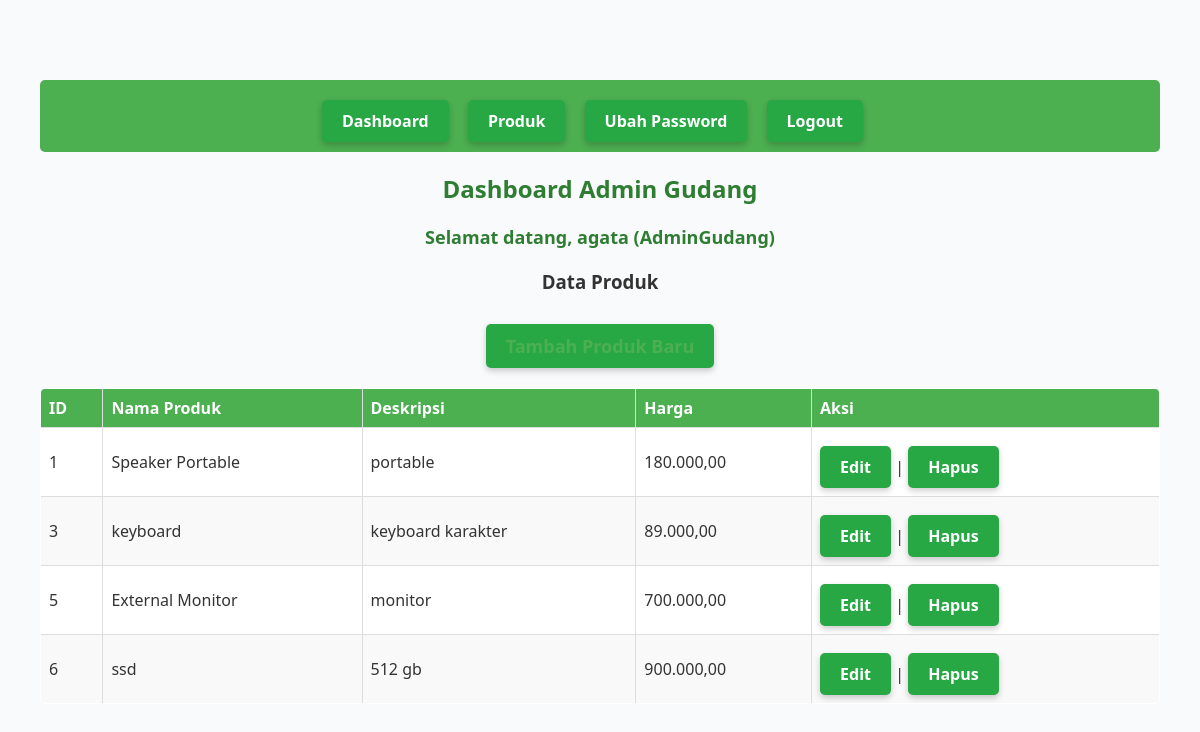
The app's page /dashboard.php (signed in) with its own data.
### tables this page shows
CREATE TABLE `products` (
  `id` int(11) NOT NULL,
  `name` varchar(50) NOT NULL,
  `description` text NOT NULL,
  `price` double NOT NULL,
  `created` timestamp NOT NULL DEFAULT current_timestamp() ON UPDATE current_timestamp()
);

### dashboard.php (the view, shortened to what this page needs)
<?php
require 'connect.php';
$fullname = $_SESSION['fullname'];
$role = $_SESSION['role'];
?>
<!DOCTYPE html>
<html lang="id">
<head>
    <link rel="stylesheet" href="style.css">
</head>
<body>
<div class="navbar">
    <a href="dashboard.php">Dashboard</a>
    <a href="products.php">Produk</a>
    <a href="change_password.php">Ubah Password</a>
    <a href="logout.php" onclick="return confirmLogout()">Logout</a>
</div>
<h2>Dashboard Admin Gudang</h2>
<p>Selamat datang, <b><?= htmlspecialchars($fullname) ?></b> (<?= htmlspecialchars($role) ?>)</p>
<h3>Data Produk</h3>
<p><a href="add_product.php">Tambah Produk Baru</a></p>
<?php
$result = $conn->query("SELECT * FROM products");
if ($result->num_rows > 0):
?>
<table>
    <thead>
        <tr>
            <th>ID</th>
            <th>Nama Produk</th>
            <th>Deskripsi</th>
            <th>Harga</th>
            <th>Aksi</th>
        </tr>
    </thead>
    <tbody>
        <?php while ($product = $result->fetch_assoc()): ?>
        <tr>
            <td><?= $product['id'] ?></td>
            <td><?= htmlspecialchars($product['name']) ?></td>
            <td><?= htmlspecialchars($product['description']) ?></td>
            <td><?= number_format($product['price'], 2, ',', '.') ?></td>
            <td>
                <a href="edit_product.php?id=<?= $product['id'] ?>">Edit</a> |
                <a href="delete_product.php?id=<?= $product['id'] ?>" onclick="return confirm('Apakah Anda yakin ingin menghapus produk ini?')">Hapus</a>
            </td>
        </tr>
        <?php endwhile; ?>
    </tbody>
</table>
<?php else: ?>
<p>Belum ada produk yang ditambahkan.</p>
<?php endif; ?>
</body>
</html>

### style.css (style rules this page uses)
body { font-family: Arial, sans-serif; background-color: #f2f2f2; margin: 0; padding: 0; }
h2 { text-align: center; color: #333; margin-top: 30px; }
p { text-align: center; font-size: 14px; }
a { color: #4CAF50; text-decoration: none; }
body { font-family: Arial, sans-serif; background-color: #f2f2f2; margin: 0; padding: 20px; }
.navbar { margin-bottom: 20px; background-color: #4CAF50; padding: 10px 20px; border-radius: 5px; }
.navbar a { color: white; margin-right: 15px; text-decoration: none; font-weight: bold; }
h2, h3 { color: #333; }
table { border-collapse: collapse; width: 100%; background-color: #fff; margin-bottom: 20px; border-radius: 5px; overflow: hidden; }
table, th, td { border: 1px solid #ccc; padding: 10px; text-align: left; }
th { background-color: #4CAF50; color: white; }
tr:nth-child(even) { background-color: #f9f9f9; }
p { font-size: 14px; }
h2 { text-align: center; color: #333; margin-top: 20px; }
h2, h3 { color: #333; text-align: center; }
table { border-collapse: collapse; width: 100%; background-color: #fff; margin: 20px 0; border-radius: 5px; overflow: hidden; }
a { color: #4CAF50; text-decoration: none; font-weight: bold; }
p { font-size: 14px; text-align: center; margin: 10px 0; }
p { text-align: center; font-size: 14px; color: red; }
* { margin: 0; padding: 0; box-sizing: border-box; font-family: Arial, sans-serif; }
body { background-color: #f8f8f8; padding: 20px; }
.navbar { background-color: #4CAF50; padding: 10px 20px; border-radius: 5px; }
.navbar a { color: white; text-decoration: none; margin-right: 15px; font-weight: bold; }
h2, h3 { color: #333; text-align: center; margin-bottom: 10px; }
table { width: 100%; border-collapse: collapse; margin: 0 auto; background-color: #fff; }
table th, table td { border: 1px solid #ddd; padding: 8px; text-align: left; }
table th { background-color: #4CAF50; color: white; }
* { margin: 0; padding: 0; box-sizing: border-box; font-family: "Segoe UI", Arial, sans-serif; }
body { background-color: #f5f5f5; color: #333; text-align: center; padding-top: 80px; }
h2 { color: #2e7d32; margin-bottom: 20px; }
p { margin-bottom: 15px; font-size: 16px; }
a { color: #4CAF50; text-decoration: none; font-weight: 600; }
body { background-color: #f5f6f5; text-align: center; padding-top: 70px; color: #333; }
p a { display: inline-block; margin-top: 20px; color: #4CAF50; text-decoration: none; font-weight: 600; }
body { background-color: #f9fafb; font-family: Arial, sans-serif; text-align: center; padding-top: 100px; }
p { color: #333; font-size: 18px; margin-bottom: 20px; }
a { display: inline-block; background-color: #218838; color: white; text-decoration: none; padding: 12px 25px; border-radius: 6px; font-weight: bold; box-shadow: 0 3px 6px rgba(0, 0, 0, 0.2); }
p { font-size: 18px; color: #333; margin-bottom: 20px; }
a { color: white; background-color: #28a745; padding: 10px 20px; border-radius: 5px; text-decoration: none; font-weight: bold; display: inline-block; margin-top: 10px; }
body { font-family: Arial, sans-serif; background-color: #f9fafb; text-align: center; padding-top: 60px; color: #333; }
p { color: #2e7d32; font-weight: bold; text-align: center; }

### dashboard.php (style rules this page uses)
body { font-family: Arial, sans-serif; margin: 20px; }
.navbar { margin-bottom: 20px; }
.navbar a { margin-right: 15px; text-decoration: none; }
table { border-collapse: collapse; width: 100%; }
table, th, td { border: 1px solid #000; padding: 8px; }

### records on screen
products: id "1", name "Speaker Portable", description "portable", price "180.000,00"
products: id "3", name "keyboard", description "keyboard karakter", price "89.000,00"
products: id "5", name "External Monitor", description "monitor", price "700.000,00"
products: id "6", name "ssd", description "512 gb", price "900.000,00"

### other values on screen
$fullname "agata"
$role "AdminGudang"
